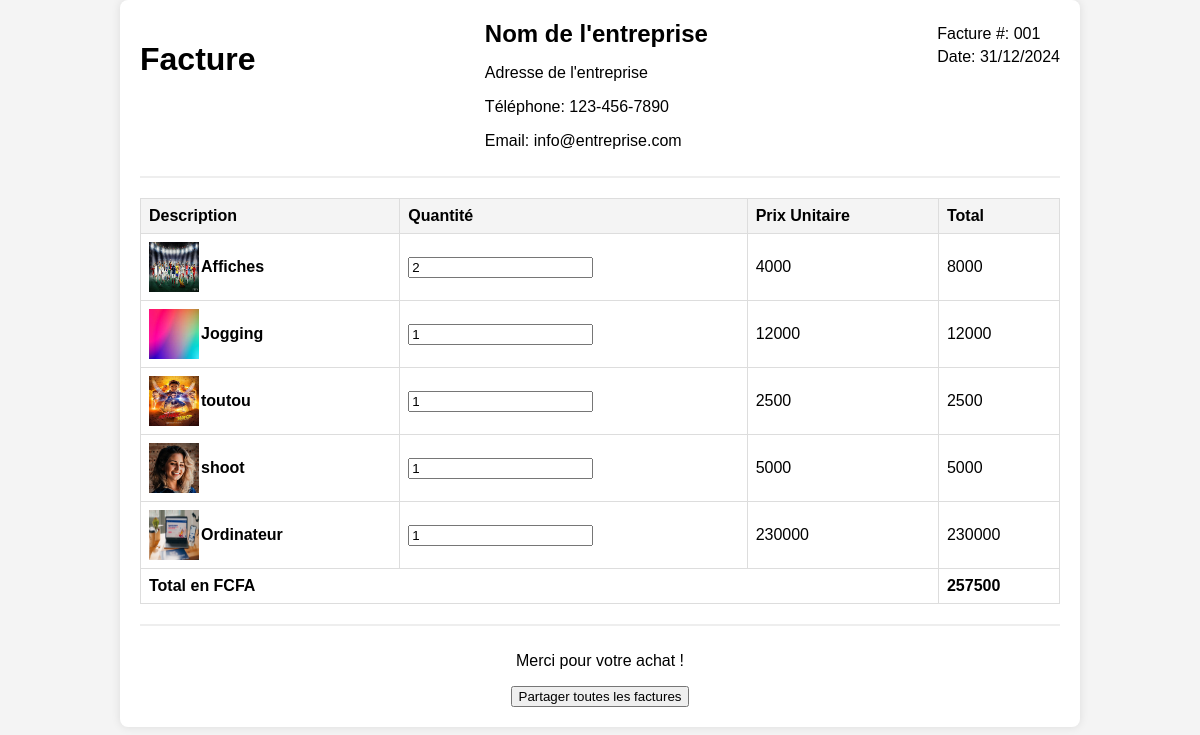
Screenshot of /facture/ (signed in) with the database file from the repository.
### SunApp/models.py (models this page shows, shortened)
class Facture(models.Model):
    user = models.ForeignKey(CustomUser, on_delete=models.CASCADE)
    product = models.ForeignKey(Product, on_delete=models.CASCADE)
    quantity = models.PositiveIntegerField(default=1)
    is_public = models.BooleanField(default=False)
    date_creation = models.DateTimeField(auto_now_add=True)

class Product(models.Model):
    user = models.ForeignKey(CustomUser, on_delete=models.CASCADE)
    CATEGORY_CHOICES = [
        ('Electronics', 'Électronique'),
        ('Fashion', 'Mode'),
        ('Home_Garden', 'Maison & Jardin'),
    ]
    title = models.CharField(max_length=255)
    contenu_post = models.TextField()
    category = models.CharField(max_length=50, choices=CATEGORY_CHOICES)
    prix = models.DecimalField(max_digits=10, decimal_places=2)
    image = models.ImageField(upload_to='products/')
    date_creation_post = models.DateTimeField(auto_now_add=True)

### SunApp/views.py (the view, shortened to what this page needs)
# urls.py: path('facture/', views.facture, name='facture'),
def facture(request):
    factures = Facture.objects.filter(user=request.user)
    all_shared = factures.filter(is_public=False).count() == 0
    return render(request, 'formulaires/facture.html', {'factures': factures, 'all_shared': all_shared})

### SunApp/templates/formulaires/facture.html (shortened to what this page needs)
{% load static %}
<!DOCTYPE html>
<html lang="en">
<head>
    <link rel="stylesheet" href="{% static 'assets/icones/font-awesome/css/font-awesome.css' %}">
    <link rel="stylesheet" href="{% static 'assets/icones/font-awesome/css/font-awesome.min.css' %}">
    <link rel="stylesheet" href="{% static 'assets/formulaires/styles/facture.css' %}">
</head>
<body>
    <div class="invoice">
        <header>
            <h1>Facture</h1>
            <div class="company-info">
                <h2>Nom de l'entreprise</h2>
                <p>Adresse de l'entreprise</p>
                <p>Téléphone: 123-456-7890</p>
                <p>Email: info@entreprise.com</p>
            </div>
            <div class="invoice-info">
                <p>Facture #: 001</p>
                <p>Date: <span id="invoice-date"></span></p>
            </div>
        </header>
        <main>
            <table id="invoice-table">
                <thead>
                    <tr>
                        <th>Description</th>
                        <th>Quantité</th>
                        <th>Prix Unitaire</th>
                        <th>Total</th>
                    </tr>
                </thead>
                <tbody>
                    {% for facture in factures %}
                        <tr>
                            <td>
                                <a href="{% url 'product_detail' product_id=facture.product.id %}">
                                <img src="{{ facture.product.image.url }}"/>
                                {{ facture.product.title }}
                                </a>
                            </td>
                            <td><input type="number" class="quantity" name="quantity_{{ facture.id }}" value="{{ facture.quantity }}" min="1"></td>
                            <td>{{ facture.product.prix|floatformat:0 }}</td>
                            <td class="line-total">100 FCFA</td>
                        </tr>
                        {% empty %}
                        <tr>
                            <td colspan="5">Aucune facture trouvée.</td>
                        </tr>
                    {% endfor %}
                </tbody>
                <tfoot>
                    <tr>
                        <td colspan="3">Total en FCFA</td>
                        <td id="grand-total">175 FCFA</td>
                    </tr>
                </tfoot>
            </table>
        </main>
        <footer>
            <p>Merci pour votre achat !</p>
            <form method="POST" action="">
                {% if all_shared %}
                    <button type="submit" name="unshare_all">Ne plus partager toutes les factures</button>
                {% else %}
                    <button type="submit" name="share_all">Partager toutes les factures</button>
                {% endif %}
            </form>
        </footer>
    </div>
</body>
</html>

### SunApp/static/assets/formulaires/styles/facture.css (style rules this page uses)
body { font-family: Arial, sans-serif; margin: 0; padding: 0; background-color: #f4f4f4; }
.invoice { width: 920px; margin: auto; padding: 20px; background: #fff; border-radius: 8px; box-shadow: 0 0 10px rgba(0,0,0,0.1); }
header { display: flex; justify-content: space-between; border-bottom: 2px solid #eee; padding-bottom: 10px; margin-bottom: 20px; }
.company-info h2 { margin: 0; }
.invoice-info p { margin: 5px 0; }
main table { width: 100%; border-collapse: collapse; margin-bottom: 20px; }
main table th, main table td { border: 1px solid #ddd; padding: 8px; text-align: left; }
main table tbody td a { display: flex; align-items: center; text-decoration: none; color: black; font-weight: bold; }
main table tbody td a img { width: 50px; height: 50px; margin-right: 2px; }
main table th { background-color: #f4f4f4; }
tfoot tr { font-weight: bold; }
footer { text-align: center; border-top: 2px solid #eee; padding-top: 10px; margin-top: 20px; }

### rows the page displays
Facture: product.image (picture), product "Affiches", quantity "2", product.prix "4000"
Facture: product.image (picture), product "Jogging", quantity "1", product.prix "12000"
Facture: product.image (picture), product "toutou", quantity "1", product.prix "2500"
Facture: product.image (picture), product "shoot", quantity "1", product.prix "5000"
Facture: product.image (picture), product "Ordinateur", quantity "1", product.prix "230000"
